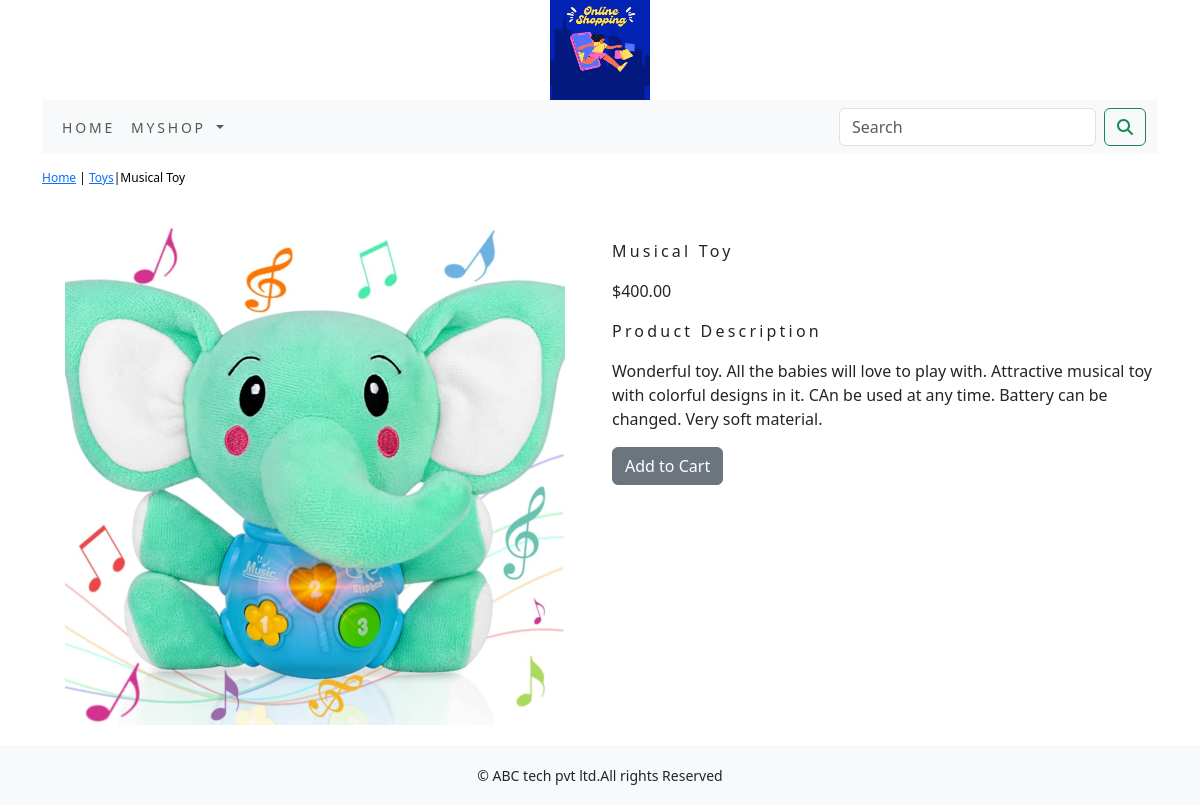
Page /myshop/toys/musical-toy/ on the committed database.
### myshop/models.py (models this page shows, shortened)
class Product(models.Model):
    name=models.CharField(max_length=250,unique=True)
    slug=models.SlugField(max_length=250,unique=True)
    description=models.TextField(blank=True)
    price=models.DecimalField(max_digits=10,decimal_places=2)
    category=models.ForeignKey(Category,on_delete=models.CASCADE)
    image=models.ImageField(upload_to='product',blank=True)
    stock=models.IntegerField()
    available=models.BooleanField(default=True)
    created=models.DateTimeField(auto_now_add=True)
    updated=models.DateTimeField(auto_now=True)
    class Meta:
        ordering=('name',)
        verbose_name='product'
        verbose_name_plural='products'

class Category(models.Model):
    name=models.CharField(max_length=250,unique=True)
    slug=models.SlugField(max_length=250,unique=True)
    description=models.TextField(blank=True)
    image=models.ImageField(upload_to='category',blank=True)
    class Meta:
        ordering=('name',)
        verbose_name='category'
        verbose_name_plural='categories'
    def get_url(self):
        return reverse('myshop:product_by_category',args=[self.slug])
    def __str__(self):
        return self.name

### myshop/views.py (the view)
# urls.py: path('<slug:c_slug>/<slug:product_slug>/', views.prodDetail, name='prodCatdetail'),
def prodDetail(request,c_slug,product_slug):
    try:
        product=Product.objects.get(category__slug=c_slug,slug=product_slug)
    except Exception as e:
        raise e
    return render(request,'product.html',{'product':product})

### cart/context_processors.py (called while the page is built)
def counter(request):
    item_count=0
    if 'admin' in request.path:
        return {}
    else:
        try:
            cart=Cart.objects.filter(cart_id=_cart_id(request))
            cart_items=CartItem.objects.all().filter(cart=cart[:1])
            for cart_item in cart_items:
                item_count += cart_item.quantity
        except Cart.DoesNotExist:
            item_count =0
    return dict(item_count=item_count)

### cart/views.py (called while the page is built)
def _cart_id(request):
    cart=request.session.session_key
    if not cart:
        cart=request.session.create()
    return cart

### myshop/context_processors.py (called while the page is built)
def menu_links(request):
    links=Category.objects.all()
    return dict(links=links)

### templates/product.html (shortened to what this page needs)
{% extends 'base.html' %}
{% load static %}
{% block content %}
<div class="row my_prod_row_class">
    <div class="mx_auto">
        <p> <a href="{% url 'myshop:allProdCat' %}">Home</a> | <a href ="{{product.category.get_url}}">{{product.category}}</a>|{{product.name}}</p>
    </div>
<div class="container">
<br>
<div class="row">
    <div class="col-12 col-sm-12 col-md-12 col-lg-6 text-center">
        <div style="min-width:18rem">
            <img src="{{product.image.url}}">
        </div>
    </div>
      <div class="col-12 col-sm-12 col-md-12 col-lg-6">
          <div>
          <h1 class="my_prod_title">{{product.name}}</h1>
          <p>${{product.price}}</p>
          <p class="my_title"> Product Description</p>
          <p class="text-justify my_prod_text">{{product.description}}</p>
          {% if product.stock <= 0 %}
          <p class="text-justify my_prod_text"><b>Out of stock</b></p>
          {% else %}
          <a class="btn btn-secondary" href="{% url 'cart:add_cart' product.id %}">Add to Cart</a>
          {% endif %}
      </div>
</div>
</div>
</div>
</div>
{% endblock %}

### static/css/custom.css (style rules this page uses)
body { font-family: 'Wix Madefor Text', sans-serif; }
.my_title { font-size:16px; text_transform:uppercase; letter-spacing:.2em; }
.my_prod_row_class { padding-top:15px; padding-bottom:20px }
.my_prod_row_class .mx_auto { color:#000; font-size:12px; text-decoration:none; }
.my_prod_title { font-size:16px; text_transform:uppercase; letter-spacing:.2em; padding-top:15px; padding-bottom:10px; }

### rows in the picture
Product: category "Toys", name "Musical Toy", image (picture), price "400.00", description "Wonderful toy. All the babies will love to play with. Attractive musical toy with colorful designs in it. CAn be used at any time. Battery can be changed. Very soft material."
